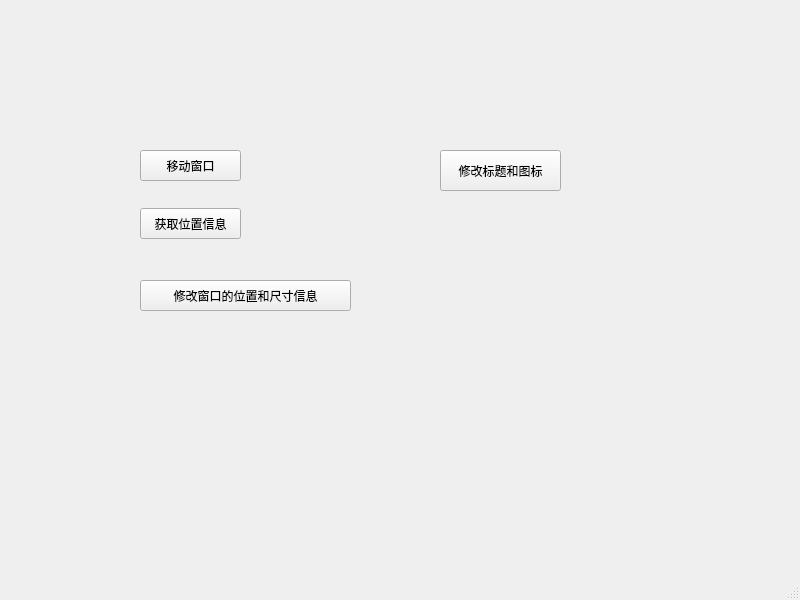
<?xml version="1.0" encoding="UTF-8"?>
<ui version="4.0">
 <class>MainWindow</class>
 <widget class="QMainWindow" name="MainWindow">
  <property name="geometry">
   <rect>
    <x>0</x>
    <y>0</y>
    <width>800</width>
    <height>600</height>
   </rect>
  </property>
  <property name="windowTitle">
   <string>MainWindow</string>
  </property>
  <widget class="QWidget" name="centralwidget">
   <widget class="QPushButton" name="moveBtn">
    <property name="geometry">
     <rect>
      <x>140</x>
      <y>150</y>
      <width>101</width>
      <height>31</height>
     </rect>
    </property>
    <property name="text">
     <string>移动窗口</string>
    </property>
   </widget>
   <widget class="QPushButton" name="positionBtn">
    <property name="geometry">
     <rect>
      <x>140</x>
      <y>208</y>
      <width>101</width>
      <height>31</height>
     </rect>
    </property>
    <property name="text">
     <string>获取位置信息</string>
    </property>
   </widget>
   <widget class="QPushButton" name="geometryBtn">
    <property name="geometry">
     <rect>
      <x>140</x>
      <y>280</y>
      <width>211</width>
      <height>31</height>
     </rect>
    </property>
    <property name="text">
     <string>修改窗口的位置和尺寸信息</string>
    </property>
   </widget>
   <widget class="QPushButton" name="pushButton">
    <property name="geometry">
     <rect>
      <x>440</x>
      <y>150</y>
      <width>121</width>
      <height>41</height>
     </rect>
    </property>
    <property name="text">
     <string>修改标题和图标</string>
    </property>
   </widget>
  </widget>
  <widget class="QMenuBar" name="menubar">
   <property name="geometry">
    <rect>
     <x>0</x>
     <y>0</y>
     <width>800</width>
     <height>25</height>
    </rect>
   </property>
  </widget>
  <widget class="QStatusBar" name="statusbar"/>
 </widget>
 <resources/>
 <connections/>
</ui>
